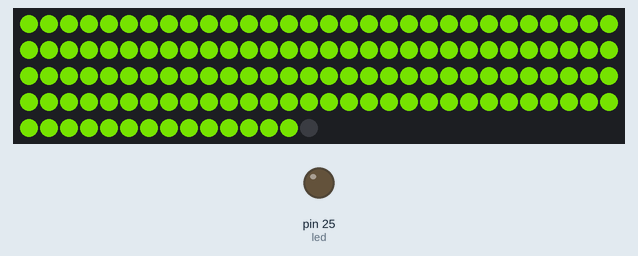
Simulated run of this program. Board: MicroPython board. Parts: 135 RGB LEDs in strip order, left to right, continuing on the next row, output pins drawn as LEDs (lit = HIGH). Dim RGB values are drawn brighter than linear; what the program prints to the serial console is not drawn.

Above: at 0.8 s.
At 4.6 s:
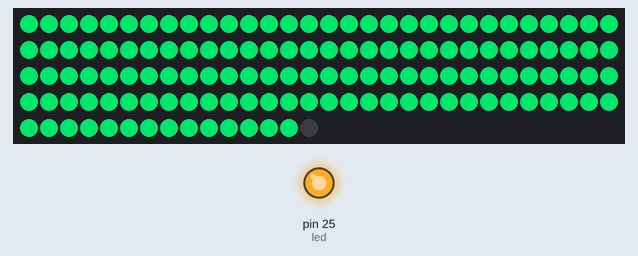
At 12.6 s:
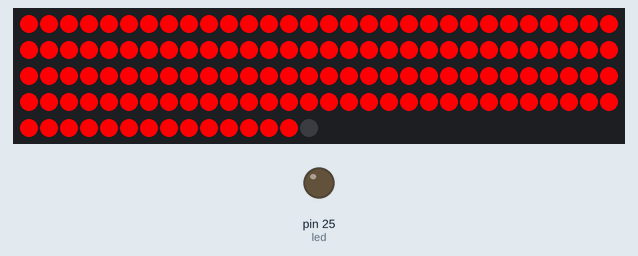
At 21.0 s:
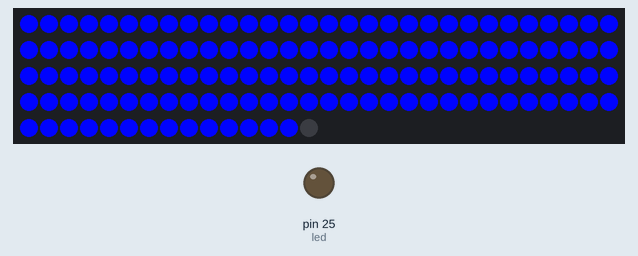
Timing chart, 0 to 22.0 s (numbered marks = the images above):
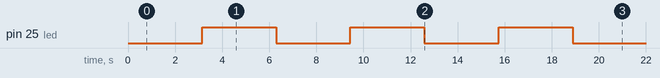

The program:

05-all-pixels-same-color.py
```python
from neopixel import NeoPixel
from utime import sleep

NEOPIXEL_PIN = 0
# B 0-19 (20)
# O 20- (14)
# O (14)
# K (14)
# S (16)
# T 95 (10)
# O (14)
# R
# E
NUMBER_PIXELS = 135

BUILT_IN_LED_PIN = 25
led = machine.Pin(BUILT_IN_LED_PIN, machine.Pin.OUT)

strip = NeoPixel(machine.Pin(NEOPIXEL_PIN), NUMBER_PIXELS)

def wheel(pos):
    """Generate rainbow colors across 0-255 positions"""
    if pos < 85:
        return (255 - pos * 3, pos * 3, 0)
    elif pos < 170:
        pos -= 85
        return (0, 255 - pos * 3, pos * 3)
    else:
        pos -= 170
        return (pos * 3, 0, 255 - pos * 3)

# Create a variable to store the delay
delay = .001
while True:
    for color in range(0, 255):
        # turn index red pixel on for a short delay
        for i in range(0, NUMBER_PIXELS-1):
            strip[i] = (wheel(color))
        strip.write()
    print('.', end='')
    sleep(.01)
    led.toggle()
```

Measured:
- by itself, pin 25 (led): alternates HIGH for 3.1 s and LOW for 3.1 s
- what the display in image 1 shows lasts 0.7 s, from 4.5 s to 5.2 s
